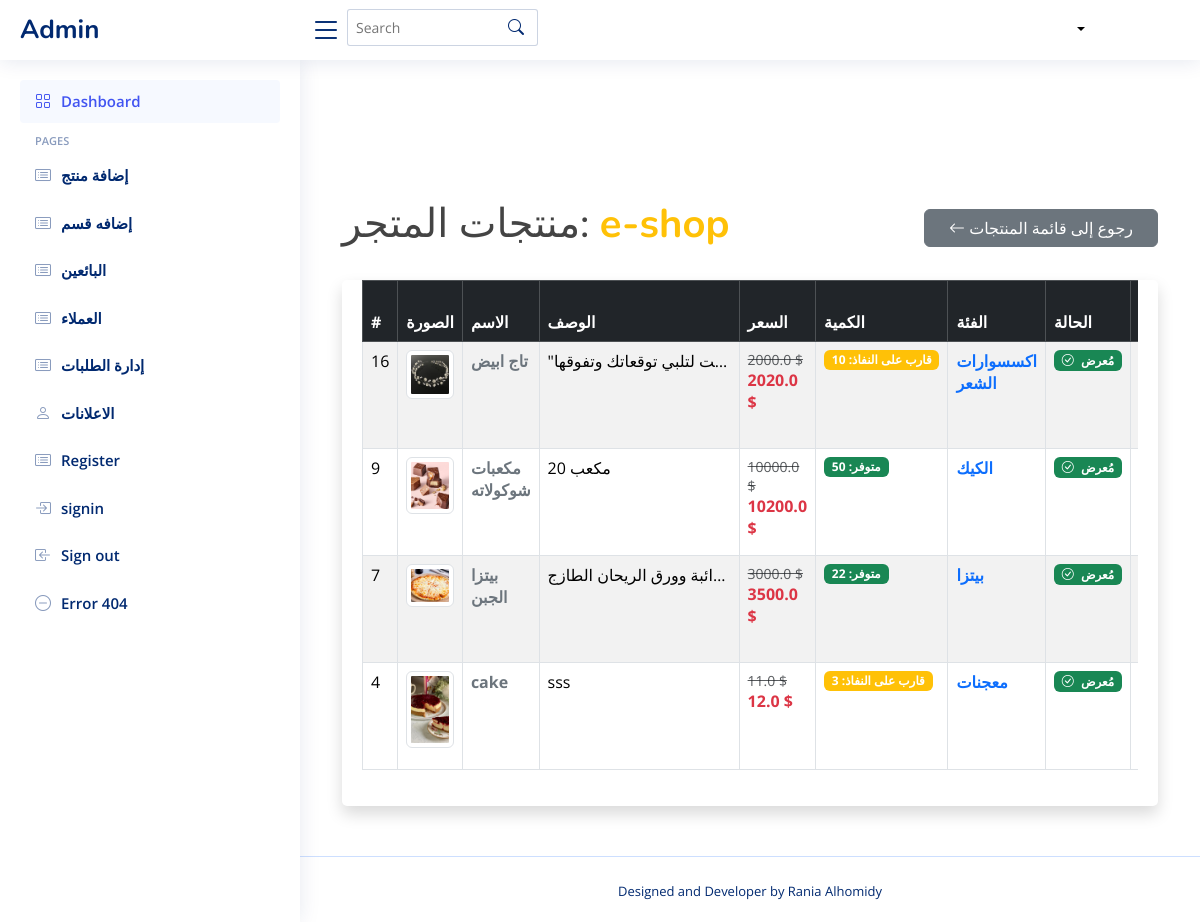
/admin/seller_products_admin/4, run on the app's committed database.
### tables this page shows
CREATE TABLE sellers (
        id INTEGER PRIMARY KEY AUTOINCREMENT,
        name TEXT NOT NULL,
        store_name TEXT NOT NULL,
        store_image TEXT,
        address TEXT NOT NULL,  -- تمت إضافته هنا
        commercial_record TEXT,
        id_image TEXT,
        documents TEXT,
        SAddress_id INTEGER NOT NULL,
        num_id INTEGER NOT NULL,
        created_at TIMESTAMP DEFAULT CURRENT_TIMESTAMP,
        FOREIGN KEY (SAddress_id) REFERENCES seller_address(id),
        FOREIGN KEY (num_id) REFERENCES numbers(id)
    );

CREATE TABLE product (
    id INTEGER PRIMARY KEY AUTOINCREMENT,
    name VARCHAR(255) NULL,
    image VARCHAR(500),
    description TEXT,
    category_id INTEGER NOT NULL,  -- القسم الفرعي
    seller_id INTEGER NOT NULL,  -- صاحب المنتج
    address_id INTEGER NULL,  -- عنوان صاحب المنتج
    price_id INTEGER,
    stock_id INTEGER,
    featured BOOLEAN DEFAULT 1,
    FOREIGN KEY (category_id) REFERENCES category(id),
    FOREIGN KEY (seller_id) REFERENCES sellers(id),
    FOREIGN KEY (address_id) REFERENCES seller_address(id),
    FOREIGN KEY (price_id) REFERENCES prices(id),
    FOREIGN KEY (stock_id) REFERENCES stock(id)
);

CREATE TABLE prices (
    id INTEGER PRIMARY KEY AUTOINCREMENT,
    product_id INTEGER,
    original_price REAL,
    profit_price REAL
);

CREATE TABLE stock (
    id INTEGER PRIMARY KEY AUTOINCREMENT,
    product_id INTEGER NOT NULL,
    quantity INT NOT NULL DEFAULT 0,
    last_updated TIMESTAMP DEFAULT CURRENT_TIMESTAMP
);

CREATE TABLE category (
    id INTEGER PRIMARY KEY AUTOINCREMENT,
    name TEXT  NULL,
    parent_id INTEGER,
    image TEXT, is_active INTEGER DEFAULT 0, view_count INTEGER DEFAULT 0,
    FOREIGN KEY (parent_id) REFERENCES categories (id) ON DELETE SET NULL
);

### admin_routes.py (the view)
@admin_bp.route('/seller_products_admin/<int:seller_id>')
def seller_products_admin(seller_id):
    conn = get_db_connection()
    cursor = conn.cursor()
    seller = cursor.execute('SELECT id, store_name FROM sellers WHERE id = ?', (seller_id,)).fetchone()
    if not seller:
        flash("البائع غير موجود!", "danger")
        return redirect(url_for('admin.show_seller'))
    products = cursor.execute('''
        SELECT
            p.id, p.name, p.image, p.description,
            pr.original_price, pr.profit_price,
            s.quantity, c.name AS category,
            c.id AS category_id,
            sllr.name AS seller,
            sllr.id AS seller_id,
            sa.address AS address,
            p.featured
        FROM product p
        LEFT JOIN prices pr ON p.price_id = pr.id
        LEFT JOIN stock s ON p.stock_id = s.id
        LEFT JOIN category c ON p.category_id = c.id
        LEFT JOIN sellers sllr ON p.seller_id = sllr.id
        LEFT JOIN seller_address sa ON sllr.SAddress_id = sa.id
        WHERE p.seller_id = ?
        ORDER BY p.id DESC
    ''', (seller_id,)).fetchall()
    conn.close()
    return render_template('admin/seller_products_admin.html', products=products, seller=seller)

### admin_routes.py (called while the page is built)
def get_db_connection():
    conn = sqlite3.connect('database/Eshop.db')
    conn.row_factory = sqlite3.Row
    return conn

### app.py (called while the page is built, shortened)
def get_db_connection():
    conn = sqlite3.connect('database/Eshop.db') # أو sqlite3.connect(app.config['DATABASE'])
    conn.row_factory = sqlite3.Row
    return conn

@app.context_processor
def inject_categories():
    conn = get_db_connection()
    cursor = conn.cursor()
    try:
        cursor.execute("""
            SELECT id, name, parent_id, image
            FROM category
            WHERE parent_id IS NULL
            ORDER BY name
        """)
        main_categories = cursor.fetchall()
        cursor.execute("SELECT id, name, parent_id, image FROM category ORDER BY name")
        all_categories = cursor.fetchall()
        return {
            'main_categories': main_categories,
            'all_categories': all_categories
        }
    finally:
        conn.close()

@app.context_processor
def inject_sellers():
    conn = get_db_connection()
    sellers = conn.execute('SELECT id, store_name FROM sellers').fetchall()
    conn.close()
    return dict(sellers=sellers)

@app.context_processor
def inject_user_data_and_cart_count():
    user_id = request.cookies.get('user_auth') # كوكي يدل على أن المستخدم مسجل دخول
    current_user_name = None
    total_items_in_cart = 0
    return dict(
        user_name=current_user_name, # اسم المستخدم (أو None)
        logged_in=bool(user_id), # True إذا كان user_id موجوداً (أي مسجل دخول)
        total_items_count=total_items_in_cart # العدد الكلي للمنتجات في السلة
    )

@app.context_processor
def inject_notifications():
    notifications_data = {'unread_notifications_count': 0}
    if not has_request_context():
        return notifications_data
    try:
        user_id = request.cookies.get('user_auth')
    except Exception as e:
        app.logger.error(f"Error in notification processor: {e}")
    return notifications_data

### templates/admin/seller_products_admin.html (shortened to what this page needs)
{% include 'admin/header.html' %}
<main id="main" class="main">
    <div class="container mt-5">
        <div class="d-flex justify-content-between align-items-center mb-4">
            {% if seller %}
                <h1 class="text-center">منتجات المتجر: <span class="fw-bold text-warning">{{ seller.store_name }}</span></h1>
            {% else %}
                <h1 class="text-center">منتجات البائع</h1>
            {% endif %}
            <a href="{{ url_for('admin.show_product') }}" class="btn btn-secondary ps-4 pe-4">
                <i class="bi bi-arrow-left"></i> رجوع إلى قائمة المنتجات
            </a>
        </div>
        <div class="card shadow">
            <div class="card-body">
                <div class="table-responsive">
                    <table class="table table-bordered table-hover table-striped">
                        <thead class="table-dark">
                            <tr>
                                <th>#</th>
                                <th>الصورة</th>
                                <th>الاسم</th>
                                <th>الوصف</th>
                                <th>السعر</th>
                                <th>الكمية</th>
                                <th>الفئة</th>
                                <th>الحالة</th>
                                <th>تاريخ الإضافة</th>
                            </tr>
                        </thead>
                        <tbody>
                            {% for product in products %}
                            <tr>
                                <td>{{ product.id }}</td>
                                <td>
                                    {% if product.image %}
                                        {% set image_path_no_static = product.image.replace('static/', '', 1) %}
                                        <img src="{{ url_for('static', filename=image_path_no_static) }}" alt="صورة {{ product.name }}" width="70" class="img-thumbnail">
                                    {% else %}
                                        <span class="text-muted">لا توجد صورة</span>
                                    {% endif %}
                                </td>
                                <td>
                                    <a href="{{ url_for('admin.edit_product', product_id=product.id) }}" title="تعديل المنتج">
                     <span class="fw-bold text-secondary">  {{ product.name }}</span>
                                    </a>
                                </td>
                                <td class="text-truncate" style="max-width: 200px;" title="{{ product.description }}">{{ product.description }}</td>
                                <td>
                                    <span class="text-decoration-line-through text-muted small">{{ product.original_price }} $</span>
                                    <br>
                                    <strong class="text-danger">{{ product.profit_price }} $</strong>
                                </td>
                                <td>
                                    {% if product.quantity > 10 %}
                                        <span class="badge bg-success">متوفر: {{ product.quantity }}</span>
                                    {% elif product.quantity > 0 %}
                                        <span class="badge bg-warning">قارب على النفاذ: {{ product.quantity }}</span>
                                    {% else %}
                                        <span class="badge bg-danger">غير متوفر</span>
                                    {% endif %}
                                </td>
                                <td>
                                    <a href="{{ url_for('admin.edit_category', category_id=product.category_id) }}" title="تعديل الفئة">
                                        <span class="fw-bold text-primary">{{ product.category }}</span>
                                    </a>
                                </td>
                                <td>
                                    {% if product.featured %}
                                        <span class="badge bg-success"><i class="bi bi-check-circle me-1"></i> مُعرض</span>
                                    {% else %}
                                        <span class="badge bg-secondary"><i class="bi bi-x-circle me-1"></i> مخفي</span>
                                    {% endif %}
                                </td>
                                <td class="text-muted">غير متوفر</td>
                            </tr>
                            {% endfor %}
                        </tbody>
                    </table>
                </div>
            </div>
        </div>
    </div>
</main>
{% include 'admin/footer.html' %}

### static/css/index.css (style rules this page uses)
:root { scroll-behavior: smooth; }
body { font-family: "Open Sans", sans-serif; background: #ffffff; color: #444444; }
a { color: #000; text-decoration: none; }
h1, h2, h3, h4, h5, h6 { font-family: "Nunito", sans-serif; }
#main { margin-top: 60px; padding: 20px 30px; transition: all 0.3s; }
.card { margin-bottom: 30px; border: none; border-radius: 5px; box-shadow: 0px 0 30px rgba(1, 41, 112, 0.1); }
.card-body { padding: 0 20px 20px 20px; }
@media (min-width: 1200px) { #main, #footer { margin-left: 300px; } }
a { color: #fff; }

### data on the page
sellers: store_name "e-shop"
product: id "16", shows a picture, name "تاج ابيض", description "\"…", original_price "2000.0", profit_price "2020.0", quantity "10", category "اكسسوارات الشعر", featured True (drawn)
product: id "9", shows a picture, name "مكعبات شوكولاته", description "20 مكعب", original_price "10000.0", profit_price "10200.0", quantity "50", category "الكيك", featured True (drawn)
product: id "7", shows a picture, name "بيتزا الجبن", original_price "3000.0", profit_price "3500.0", quantity "22", category "بيتزا", featured True (drawn)
product: id "4", shows a picture, name "cake", description "sss", original_price "11.0", profit_price "12.0", quantity "3", category "معجنات", featured True (drawn)
